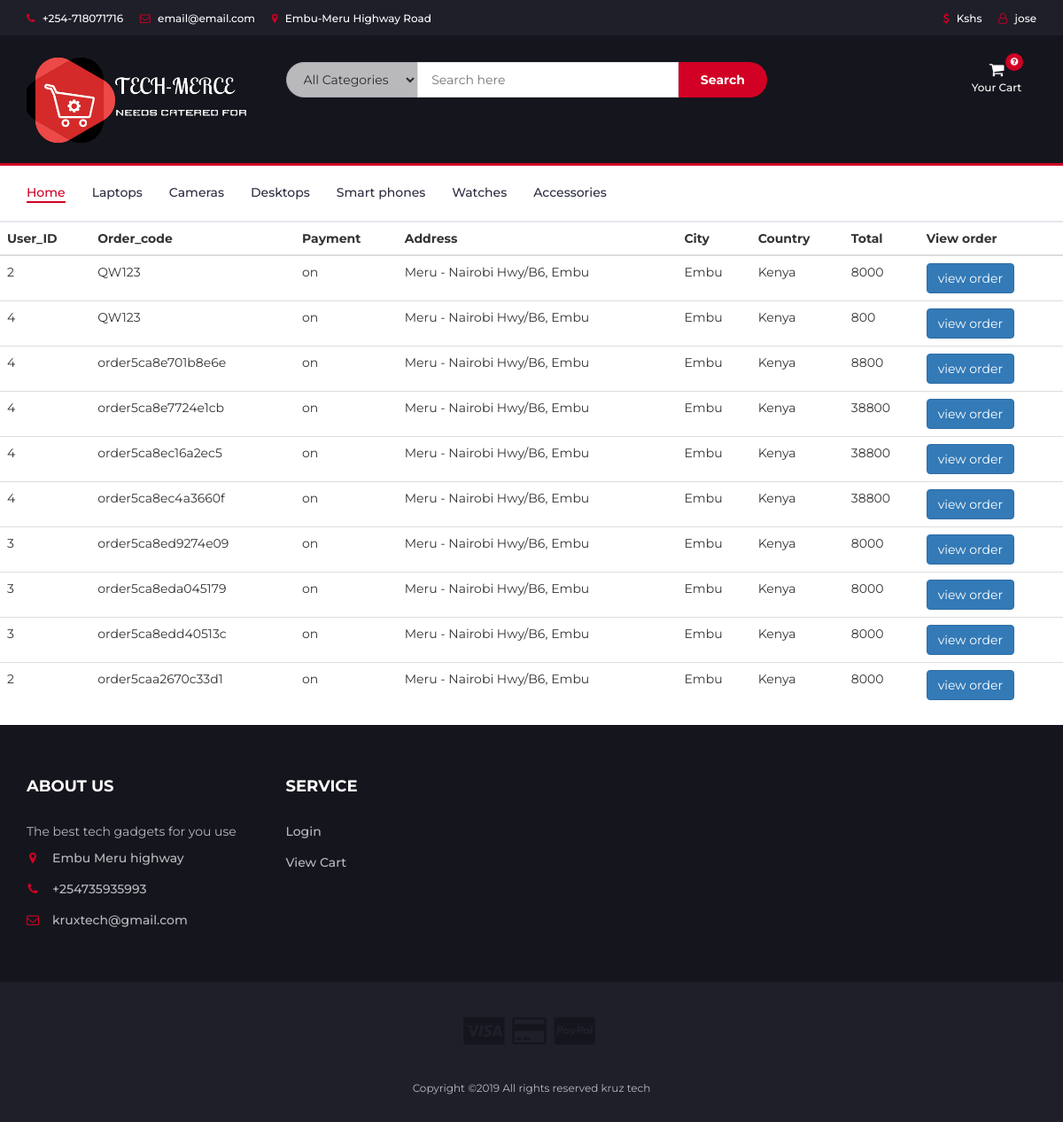
/view_all_orders.php (signed in), run on the app's committed database.
### tables this page shows
CREATE TABLE `category` (
  `id` int(11) NOT NULL,
  `name` varchar(50) NOT NULL,
  `mantra` text NOT NULL,
  `images` varchar(50) NOT NULL
);

CREATE TABLE `all_orders` (
  `id` int(50) NOT NULL,
  `user_id` varchar(50) NOT NULL,
  `order_code` varchar(50) NOT NULL,
  `payment` text NOT NULL,
  `address` varchar(50) NOT NULL,
  `city` text NOT NULL,
  `country` text NOT NULL,
  `total` varchar(50) NOT NULL
);

### view_all_orders.php (the view, shortened to what this page needs)
<?php
require_once("dbcontroller.php");
include_once 'includes/header.php';
 $sql="SELECT `id`, `user_id`, `order_code`, `payment`, `address`, `city`, `country`, `total` FROM `all_orders`";
?>
<div class="">
<div class="table-responsive-sm ">
  <table class="table table-hover">
  <thead class="thead-dark">
    <tr>
      <th scope="col">User_ID</th>
      <th scope="col">Order_code</th>
      <th scope="col">Payment</th>
      <th scope="col">Address</th>
      <th scope="col">City</th>
      <th scope="col">Country</th>
      <th scope="col">Total</th>
      <th scope="col">View order</th>
    </tr>
  </thead>
  <tbody>
      <?php
      $result=$conn->query($sql);
          while ($row=$result->fetch()) {
      ?>
      <tr>
      <td><?php echo $row["user_id"]; ?></td>
      <td><?php echo $row["order_code"]; ?></td>
      <td><?php echo $row["payment"]; ?></td>
      <td><?php echo $row["address"]; ?></td>
      <td><?php echo $row["city"]; ?></td>
      <td><?php echo $row["country"]; ?></td>
      <td><?php echo $row["total"]; ?></td>
      <td><a href="view_one_order.php?order=<?php echo $row["order_code"]; ?>"><button class="btn btn-primary">view order</button></a></td>
       </tr>
      <?php
  }
  ?>
  </tbody>
</table>
</div>
</div>
<?php
include_once 'includes/footer2.php';
?>

### includes/header.php (shortened to what this page needs)
<?php
include'connection.php';
$products_intro="SELECT `name`, `mantra`,`images`,`id` FROM `category` ";
?>
<!DOCTYPE html>
<html lang="en">
	<head>
		<link type="text/css" rel="stylesheet" href="css/bootstrap.min.css"/>
		<link type="text/css" rel="stylesheet" href="css/slick.css"/>
		<link type="text/css" rel="stylesheet" href="css/slick-theme.css"/>
		<link type="text/css" rel="stylesheet" href="css/nouislider.min.css"/>
		<link rel="stylesheet" href="css/font-awesome.min.css">
		<link type="text/css" rel="stylesheet" href="css/style.css"/>
    </head>
	<body>
		<header>
			<div id="top-header">
				<div class="container">
					<ul class="header-links pull-left">
						<li><a href="#"><i class="fa fa-phone"></i> +254-718071716</a></li>
						<li><a href="#"><i class="fa fa-envelope-o"></i> email@email.com</a></li>
						<li><a href="#"><i class="fa fa-map-marker"></i> Embu-Meru Highway Road</a></li>
					</ul>
					<ul class="header-links pull-right">
						<li><a href="#"><i class="fa fa-dollar"></i> Kshs</a></li>
						<?php
						if(isset($_SESSION["loggedin"]) && $_SESSION["loggedin"] === true){
						  echo '<li class="dropdown">
							  <a class="dropbtn">
								 <i class="fa fa-user-o"></i>
								'.htmlspecialchars($_SESSION["username"]).'
							  </a>
							  <div class="dropdown-content">
							  <a href="login/logout.php"><strong>Logout</strong></a>
							  </div>
							</li>';
							}
							else{
								 echo '<li>
								 <a href="login/login_home.php">
								 <i class="fa fa-user-o"></i>
								  My Account</a></li>';
							}
						?>
					</ul>
				</div>
			</div>
			<div id="header">
				<div class="container">
					<div class="row">
						<div class="col-md-3">
							<div class="header-logo">
								<a href="#" class="logo">
									<img src="./img/logo.png" alt="" width="250px">
								</a>
							</div>
						</div>
						<div class="col-md-6">
							<div class="header-search">
								<form>
									<select class="input-select" id="disabledSelect" disabled>
										<option value="0">All Categories</option>
									</select>
									<input class="input" id="disabledTextInput" placeholder="Search here" disabled>
									<button class="search-btn" disabled> Search</button>
								</form>
							</div>
						</div>
						<div class="col-md-3 clearfix">
							<div class="header-ctn">
								<div class="dropdown">
									<a class="dropdown-toggle" data-toggle="dropdown" aria-expanded="true">
										<i class="fa fa-shopping-cart"></i>
										<span>Your Cart</span>
										<div class="qty"><i class="fa fa-question-circle"></i></div>
									</a>
								</div>
							</div>
						</div>
					</div>
				</div>
			</div>
		</header>
		<nav id="navigation">
			<div class="container">
				<div id="responsive-nav">
					<ul class="main-nav nav navbar-nav">
						<li class="active"><a href="index.php">Home</a></li>
							<?php
								        	$result=$conn->query($products_intro);
								        	while ($row=$result->fetch()) {
								        		echo '
								        		<li>
								        		<a href="store.php?category='.$row['id'].'">'.$row['name'].'</a>
								        		</li>
								        		';
								        	}
								        	?>
					</ul>
				</div>
			</div>
		</nav>

### css/style.css (style rules this page uses)
body { font-family: 'Montserrat', sans-serif; font-weight: 400; color: #333; }
a { color: #2B2D42; font-weight: 500; -webkit-transition: 0.2s color; transition: 0.2s color; }
ul, ol { margin: 0; padding: 0; list-style: none }
.input { height: 40px; padding: 0px 15px; border: 1px solid #E4E7ED; background-color: #FFF; width: 100%; }
.input-select { padding: 0px 15px; background: #FFF; border: 1px solid #E4E7ED; height: 40px; }
#top-header { padding-top: 10px; padding-bottom: 10px; background-color: #1E1F29; }
.header-links li { display: inline-block; margin-right: 15px; font-size: 12px; }
.header-links li:last-child { margin-right: 0px; }
.header-links li a { color: #FFF; }
.header-links li i { color: #D10024; margin-right: 5px; }
#header { padding-top: 15px; padding-bottom: 15px; background-color: #15161D; }
.header-logo { float: left; }
.header-logo .logo img { display: block; }
.header-search { padding: 15px 0px; }
.header-search form { position: relative; }
.header-search form .input-select { margin-right: -4px; border-radius: 40px 0px 0px 40px; }
.header-search form .input { width: calc(100% - 260px); margin-right: -4px; }
.header-search form .search-btn { height: 40px; width: 100px; background: #D10024; color: #FFF; font-weight: 700; border: none; border-radius: 0px 40px 40px 0px; }
.header-ctn { float: right; padding: 15px 0px; }
.header-ctn>div { display: inline-block; }
.header-ctn>div>a { display: block; position: relative; width: 90px; text-align: center; color: #FFF; }
.header-ctn>div>a>i { display: block; font-size: 18px; }
.header-ctn>div>a>span { font-size: 12px; }
.header-ctn>div>a>.qty { position: absolute; right: 15px; top: -10px; width: 20px; height: 20px; line-height: 20px; text-align: center; border-radius: 50%; font-size: 10px; color: #FFF; background-color: #D10024; }
#navigation { background: #FFF; border-bottom: 2px solid #E4E7ED; border-top: 3px solid #D10024; }
.main-nav>li+li { margin-left: 30px }
.main-nav>li>a { padding: 20px 0px; }
.main-nav>li>a:hover, .main-nav>li>a:focus, .main-nav>li.active>a { color: #D10024; background-color: transparent; }
.main-nav>li>a:after { content: ""; display: block; width: 0%; height: 2px; background-color: #D10024; -webkit-transition: 0.2s all; transition: 0.2s all; }
.main-nav>li>a:hover:after, .main-nav>li>a:focus:after, .main-nav>li.active>a:after { width: 100%; }

### includes/header.php (style rules this page uses)
.dropdown { position: relative; display: inline-block; }

### data on the page
category: name "Laptops"
category: name "Cameras"
category: name "Desktops"
category: name "Smart phones"
category: name "Watches"
category: name "Accessories"
all_orders: user "2", order_code "QW123", payment "on", address "Meru - Nairobi Hwy/B6, Embu", city "Embu", country "Kenya", total "8000"
all_orders: user "4", order_code "QW123", payment "on", address "Meru - Nairobi Hwy/B6, Embu", city "Embu", country "Kenya", total "800"
all_orders: user "4", order_code "order5ca8e701b8e6e", payment "on", address "Meru - Nairobi Hwy/B6, Embu", city "Embu", country "Kenya", total "8800"
all_orders: user "4", order_code "order5ca8e7724e1cb", payment "on", address "Meru - Nairobi Hwy/B6, Embu", city "Embu", country "Kenya", total "38800"
all_orders: user "4", order_code "order5ca8ec16a2ec5", payment "on", address "Meru - Nairobi Hwy/B6, Embu", city "Embu", country "Kenya", total "38800"
all_orders: user "4", order_code "order5ca8ec4a3660f", payment "on", address "Meru - Nairobi Hwy/B6, Embu", city "Embu", country "Kenya", total "38800"
all_orders: user "3", order_code "order5ca8ed9274e09", payment "on", address "Meru - Nairobi Hwy/B6, Embu", city "Embu", country "Kenya", total "8000"
all_orders: user "3", order_code "order5ca8eda045179", payment "on", address "Meru - Nairobi Hwy/B6, Embu", city "Embu", country "Kenya", total "8000"
all_orders: user "3", order_code "order5ca8edd40513c", payment "on", address "Meru - Nairobi Hwy/B6, Embu", city "Embu", country "Kenya", total "8000"
all_orders: user "2", order_code "order5caa2670c33d1", payment "on", address "Meru - Nairobi Hwy/B6, Embu", city "Embu", country "Kenya", total "8000"

### other printed values
$_SESSION["username"] "jose"
